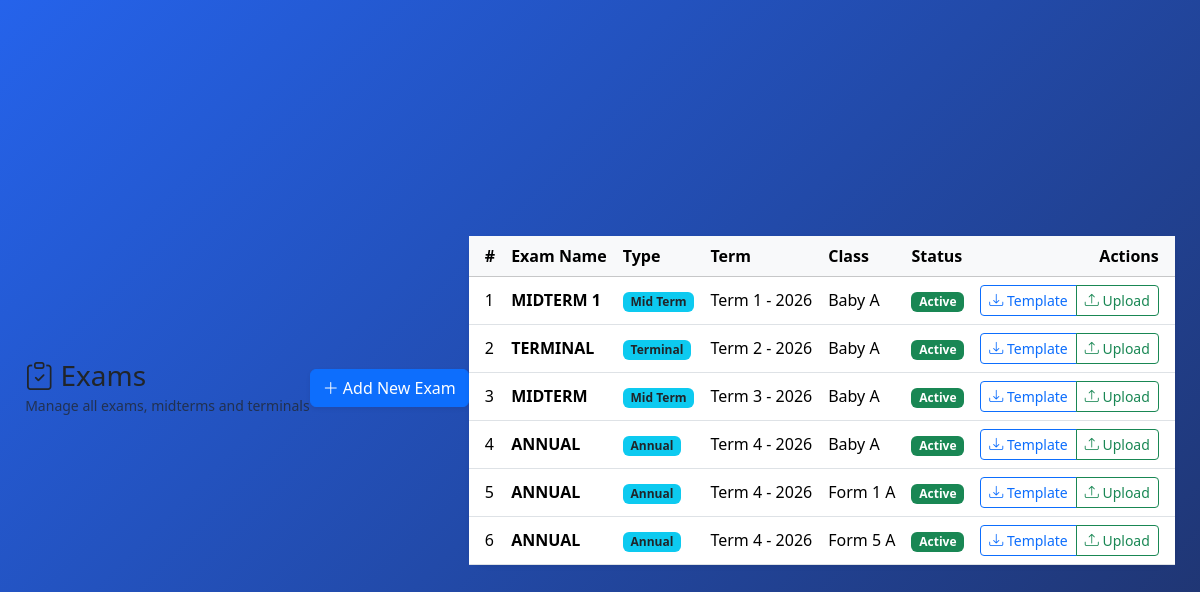
Screenshot of /school-management/academics/exams/ with the database file from the repository.
### academics/models.py (models this page shows, shortened)
class Exam(models.Model):
    EXAM_TYPES = [
        ("MIDTERM", "Mid Term"),
        ("TERMINAL", "Terminal"),
        ("MIDTERM", "Mid Term"),
        ("ANNUAL", "Annual"),
    ]
    name = models.CharField(max_length=100)
    exam_type = models.CharField(
        max_length=20,
        choices=EXAM_TYPES
    )
    term = models.ForeignKey(
        Term,
        on_delete=models.CASCADE,
        related_name="exams"
    )
    class_room = models.ForeignKey(
        ClassRoom,
        on_delete=models.CASCADE,
        related_name="exams"
    )
    is_active = models.BooleanField(default=True)
    class Meta:
        ordering = ["term", "class_room", "name"]

class Term(models.Model):
    TERM_CHOICES = [
        ("TERM1", "Term 1"),
        ("TERM2", "Term 2"),
        ("TERM3", "Term 3"),
        ("TERM4", "Term 4"),
    ]
    academic_year = models.ForeignKey(
        AcademicYear,
        on_delete=models.CASCADE,
        related_name="terms"
    )
    name = models.CharField(
        max_length=10,
        choices=TERM_CHOICES
    )
    start_date = models.DateField()
    end_date = models.DateField()
    class Meta:
        unique_together = ("academic_year", "name")
        ordering = ["academic_year", "name"]

class AcademicYear(models.Model):
    name = models.CharField(max_length=9, unique=True)
    is_active = models.BooleanField(default=False)
    class Meta:
        ordering = ["-name"]
        verbose_name = "Academic Year"
        verbose_name_plural = "Academic Years"

class ClassRoom(models.Model):
    LEVEL_GROUP = {
        'BABY': 'PRE_PRIMARY', 'MIDDLE': 'PRE_PRIMARY', 'TOP': 'PRE_PRIMARY',
        'G1': 'PRE_PRIMARY', 'G2': 'PRE_PRIMARY', 'G3': 'PRE_PRIMARY',
        'G4': 'PRE_PRIMARY', 'G5': 'PRE_PRIMARY', 'G6': 'PRE_PRIMARY', 'G7': 'PRE_PRIMARY',
        'F1': 'ORDINARY', 'F2': 'ORDINARY', 'F3': 'ORDINARY', 'F4': 'ORDINARY',
        'F5': 'ADVANCED', 'F6': 'ADVANCED',
    }
    LEVEL_CHOICES = [
        ("BABY", "Baby"),
        ("MIDDLE", "Middle"),
        ("TOP", "Top"),
        ("G1", "Grade 1"),
        ("G2", "Grade 2"),
        ("G3", "Grade 3"),
        ("G4", "Grade 4"),
        ("G5", "Grade 5"),
        ("G6", "Grade 6"),
        ("G7", "Grade 7"),
        ("F1", "Form 1"),
        ("F2", "Form 2"),
        ("F3", "Form 3"),
        ("F4", "Form 4"),
        ("F5", "Form 5"),
        ("F6", "Form 6"),
    ]
    STREAM_CHOICES = [
        ("A", "A"),
        ("B", "B"),
        ("C", "C"),
    ]
    level = models.CharField(
        max_length=10,
        choices=LEVEL_CHOICES
    )
    stream = models.CharField(
        max_length=1,
        choices=STREAM_CHOICES
    )
    class_teacher = models.ForeignKey(
        Teacher,
        on_delete=models.SET_NULL,
        null=True,
        blank=True,
        related_name="classrooms"
    )
    class Meta:
        unique_together = ("level", "stream")
        ordering = ["level", "stream"]
    def __str__(self):
        return f"{self.get_level_display()} {self.stream}"

### academics/views.py (the view)
# urls.py: path('exams/', views.exam_list, name='exam_list'),
def exam_list(request):
    return render(request, "academics/exam_list.html", {'exams': Exam.objects.select_related('term', 'class_room').all()})

### academics/templates/academics/exam_list.html (shortened to what this page needs)
{% extends "base.html" %}
{% block content %}
<div class="d-flex justify-content-between align-items-center mb-4">
    <div>
        <h3 class="mb-0"><i class="bi bi-clipboard-check"></i> Exams</h3>
        <small class="text-muted">Manage all exams, midterms and terminals</small>
    </div>
    <a href="{% url 'academics:exam_create' %}" class="btn btn-primary shadow-sm">
        <i class="bi bi-plus-lg"></i> Add New Exam
    </a>
</div>
{% if exams %}
<div class="card shadow-sm">
    <div class="card-body p-0">
        <table class="table table-hover align-middle mb-0">
            <thead class="table-light">
                <tr>
                    <th class="ps-3">#</th>
                    <th>Exam Name</th>
                    <th>Type</th>
                    <th>Term</th>
                    <th>Class</th>
                    <th>Status</th>
                    <th class="text-end pe-3">Actions</th>
                </tr>
            </thead>
            <tbody>
            {% for exam in exams %}
            <tr>
                <td class="ps-3">{{ forloop.counter }}</td>
                <td><strong>{{ exam.name }}</strong></td>
                <td><span class="badge bg-info text-dark">{{ exam.get_exam_type_display }}</span></td>
                <td>{{ exam.term.get_name_display }} - {{ exam.term.academic_year.name }}</td>
                <td>{{ exam.class_room }}</td>
                <td>
                    {% if exam.is_active %}
                        <span class="badge bg-success">Active</span>
                    {% else %}
                        <span class="badge bg-secondary">Closed</span>
                    {% endif %}
                </td>
                <td class="text-end pe-3">
                    <div class="btn-group">
                        <a href="{% url 'academics:download_template' exam.id %}" class="btn btn-sm btn-outline-primary">
                            <i class="bi bi-download"></i> Template
                        </a>
                        <a href="{% url 'academics:bulk_upload_results' exam.id %}" class="btn btn-sm btn-outline-success">
                            <i class="bi bi-upload"></i> Upload
                        </a>
                    </div>
                </td>
            </tr>
            {% endfor %}
            </tbody>
        </table>
    </div>
</div>
{% endif %}
{% endblock %}

### templates/base.html (style rules this page uses)
:root { --sidebar-bg: #0c152d; --sidebar-active: #2563eb; --primary: #2563eb; --bg-light: #f5f7fb; }
body { background: var(--bg-light); min-height: 100vh; font-family: 'Segoe UI', Tahoma, Geneva, Verdana, sans-serif; }
.login-body { background: linear-gradient(135deg, var(--primary) 0%, #1f3167 100%); display: flex; align-items: center; justify-content: center; }
.card { border: none; border-radius: 16px; box-shadow: 0 3px 15px rgba(0,0,0,0.05); }

### rows the page displays
Exam: name "MIDTERM 1", exam_type "Mid Term", term.name "Term 1", term.academic_year.name "2026", class_room "Baby A", is_active "Active"
Exam: name "TERMINAL", exam_type "Terminal", term.name "Term 2", term.academic_year.name "2026", class_room "Baby A", is_active "Active"
Exam: name "MIDTERM", exam_type "Mid Term", term.name "Term 3", term.academic_year.name "2026", class_room "Baby A", is_active "Active"
Exam: name "ANNUAL", exam_type "Annual", term.name "Term 4", term.academic_year.name "2026", class_room "Baby A", is_active "Active"
Exam: name "ANNUAL", exam_type "Annual", term.name "Term 4", term.academic_year.name "2026", class_room "Form 1 A", is_active "Active"
Exam: name "ANNUAL", exam_type "Annual", term.name "Term 4", term.academic_year.name "2026", class_room "Form 5 A", is_active "Active"
